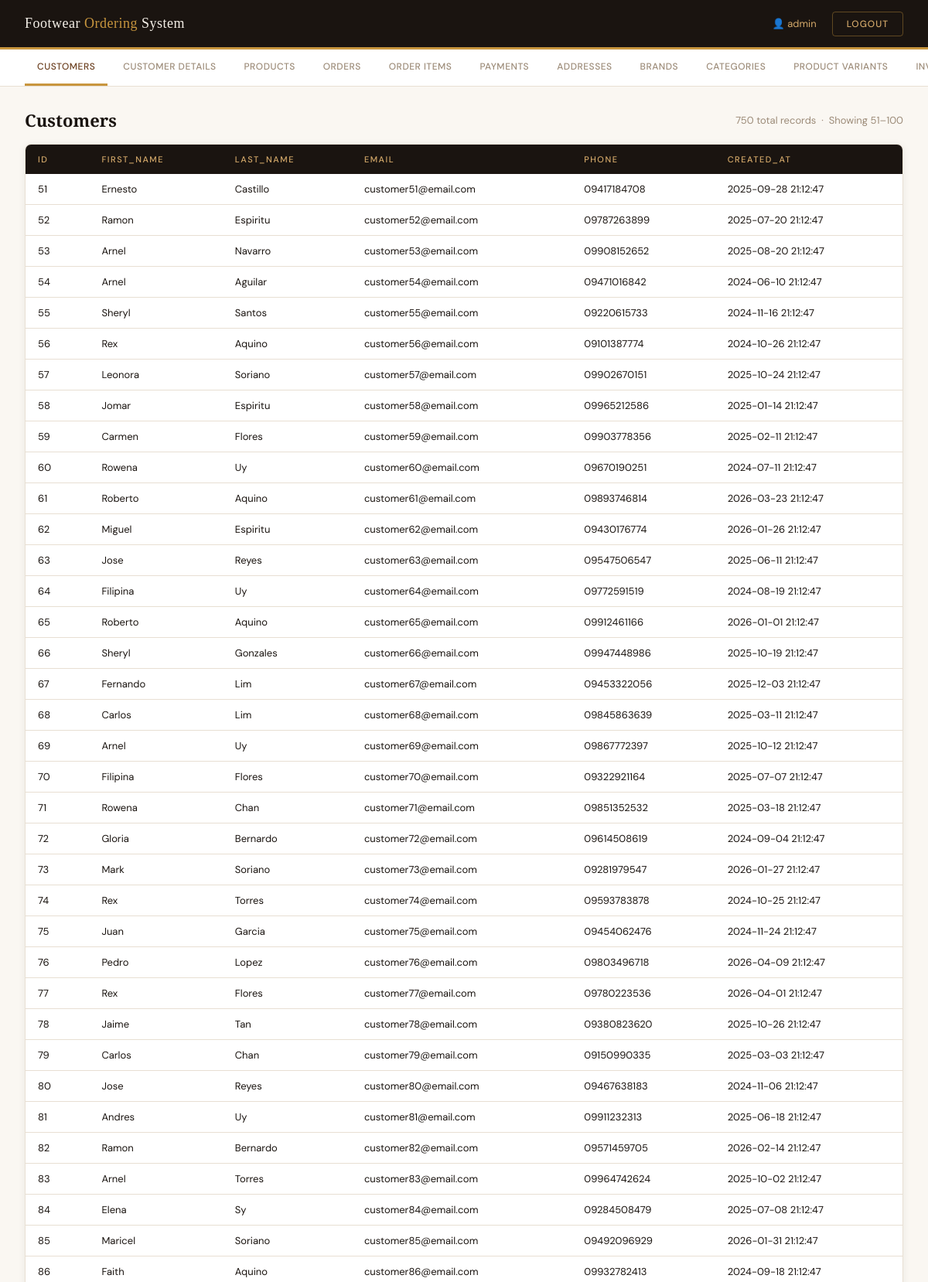
Screenshot of /view2.php?table=customers&page=2 (signed in, upper part) with the database file from the repository.
### tables this page shows
CREATE TABLE `customers` (
  `id` int(11) NOT NULL AUTO_INCREMENT,
  `first_name` varchar(80) NOT NULL,
  `last_name` varchar(80) NOT NULL,
  `email` varchar(150) NOT NULL,
  `phone` varchar(30) DEFAULT NULL,
  `created_at` timestamp NOT NULL DEFAULT current_timestamp(),
  PRIMARY KEY (`id`),
  UNIQUE KEY `email` (`email`)
);

### view2.php (the view, shortened to what this page needs)
<?php
$servername = getenv('MYSQLHOST')     ?: 'localhost';
$username   = getenv('MYSQLUSER')     ?: 'root';
$password   = getenv('MYSQLPASSWORD') ?: '';
$dbname     = getenv('MYSQLDATABASE') ?: 'footwear';
$port       = getenv('MYSQLPORT')     ?: 3306;
$conn = new mysqli($servername, $username, $password, $dbname, $port);
$table  = isset($_GET["table"]) ? $_GET["table"] : "customers";
$tables = ["customers","customer_details","products","orders","order_items",
           "payments","addresses","brands","categories",
           "product_variants","inventory","locations"];
$limit       = 50;
$page        = isset($_GET["page"]) ? (int)$_GET["page"] : 1;
$offset      = ($page - 1) * $limit;
$total_result = $conn->query("SELECT COUNT(*) AS total FROM $table");
$total_row    = $total_result->fetch_assoc();
$total        = $total_row["total"];
$result = $conn->query("SELECT * FROM $table LIMIT $limit OFFSET $offset");
?>
<!DOCTYPE html>
<html lang="en">
<head>
</head>
<body>
<header>
    <div class="header-brand">Footwear <span>Ordering</span> System</div>
    <div class="header-right">
        <span class="header-user">👤 <?= htmlspecialchars($_SESSION["username"]) ?></span>
        <a href="logout.php" class="btn-logout">Logout</a>
    </div>
</header>
<nav class="table-nav">
    <?php foreach ($tables as $t): ?>
        <a href="?table=<?= $t ?>" <?= $t === $table ? 'class="active"' : '' ?>>
            <?= ucfirst(str_replace('_', ' ', $t)) ?>
        </a>
    <?php endforeach; ?>
</nav>
<main>
    <div class="table-header">
        <h2 class="table-title"><?= ucfirst(str_replace('_', ' ', $table)) ?></h2>
        <span class="table-meta">
            <?= $total ?> total records &nbsp;·&nbsp;
            Showing <?= $offset + 1 ?>–<?= min($offset + $limit, $total) ?>
        </span>
    </div>
    <div class="table-wrapper">
        <?php if ($result && $result->num_rows > 0): ?>
        <table>
            <thead>
                <tr>
                    <?php
                    $fields = $result->fetch_fields();
                    foreach ($fields as $field) {
                        echo "<th>" . htmlspecialchars($field->name) . "</th>";
                    }
                    ?>
                </tr>
            </thead>
            <tbody>
                <?php while ($row = $result->fetch_assoc()): ?>
                <tr>
                    <?php foreach ($row as $value): ?>
                        <?php if (is_null($value)): ?>
                            <td class="null-val">NULL</td>
                        <?php else: ?>
                            <td title="<?= htmlspecialchars($value) ?>">
                                <?= htmlspecialchars($value) ?>
                            </td>
                        <?php endif; ?>
                    <?php endforeach; ?>
                </tr>
                <?php endwhile; ?>
            </tbody>
        </table>
        <?php endif; ?>
    </div>
</main>
</body>
</html>

### view2.php (style rules this page uses)
*, *::before, *::after { box-sizing: border-box; margin: 0; padding: 0; }
:root { --cream: #F5F0E8; --dark: #1A1410; --brown: #6B3F1F; --gold: #C8963E; --tan: #D4A96A; --light: #FAF7F2; --muted: #9C8B78; --border: #E8DFD3; }
body { font-family: 'DM Sans', sans-serif; background: var(--light); color: var(--dark); min-height: 100vh; }
header { background: var(--dark); padding: 0 32px; display: flex; align-items: center; justify-content: space-between; height: 64px; position: sticky; top: 0; z-index: 100; border-bottom: 3px solid var(--gold); }
.header-brand { font-family: 'Playfair Display', serif; font-size: 18px; color: var(--cream); letter-spacing: 0.5px; }
.header-brand span { color: var(--gold); }
.header-right { display: flex; align-items: center; gap: 20px; }
.header-user { font-size: 13px; color: var(--tan); }
.btn-logout { padding: 7px 18px; background: transparent; border: 1.5px solid rgba(200,150,62,0.4); border-radius: 4px; color: var(--tan); font-family: 'DM Sans', sans-serif; font-size: 12px; font-weight: 500; letter-spacing: 1px; text-decoration: none; text-transform: uppercase; transition: all 0.2s; }
.table-nav { background: #fff; border-bottom: 1px solid var(--border); padding: 0 32px; display: flex; gap: 4px; overflow-x: auto; }
.table-nav a { display: inline-block; padding: 14px 16px; font-size: 12px; font-weight: 500; letter-spacing: 0.5px; text-transform: uppercase; color: var(--muted); text-decoration: none; border-bottom: 3px solid transparent; white-space: nowrap; transition: all 0.2s; }
.table-nav a.active { color: var(--brown); border-bottom-color: var(--gold); }
main { padding: 28px 32px; }
.table-header { display: flex; align-items: center; justify-content: space-between; margin-bottom: 16px; }
.table-title { font-family: 'Playfair Display', serif; font-size: 22px; color: var(--dark); }
.table-meta { font-size: 13px; color: var(--muted); }
.table-wrapper { background: #fff; border: 1px solid var(--border); border-radius: 8px; overflow: auto; box-shadow: 0 2px 12px rgba(26,20,16,0.06); }
table { width: 100%; border-collapse: collapse; font-size: 13px; }
thead tr { background: var(--dark); }
thead th { padding: 12px 16px; text-align: left; color: var(--tan); font-weight: 500; font-size: 11px; letter-spacing: 1.5px; text-transform: uppercase; white-space: nowrap; }
tbody tr { border-bottom: 1px solid var(--border); transition: background 0.15s; }
tbody td { padding: 11px 16px; color: var(--dark); white-space: nowrap; max-width: 220px; overflow: hidden; text-overflow: ellipsis; }

### rows the page displays
customers: id "51", first_name "Ernesto", last_name "Castillo", email "customer51@email.com", phone "09417184708", created_at "2025-09-28 21:12:47"
customers: id "52", first_name "Ramon", last_name "Espiritu", email "customer52@email.com", phone "09787263899", created_at "2025-07-20 21:12:47"
customers: id "53", first_name "Arnel", last_name "Navarro", email "customer53@email.com", phone "09908152652", created_at "2025-08-20 21:12:47"
customers: id "54", first_name "Arnel", last_name "Aguilar", email "customer54@email.com", phone "09471016842", created_at "2024-06-10 21:12:47"
customers: id "55", first_name "Sheryl", last_name "Santos", email "customer55@email.com", phone "09220615733", created_at "2024-11-16 21:12:47"
customers: id "56", first_name "Rex", last_name "Aquino", email "customer56@email.com", phone "09101387774", created_at "2024-10-26 21:12:47"
customers: id "57", first_name "Leonora", last_name "Soriano", email "customer57@email.com", phone "09902670151", created_at "2025-10-24 21:12:47"
customers: id "58", first_name "Jomar", last_name "Espiritu", email "customer58@email.com", phone "09965212586", created_at "2025-01-14 21:12:47"
customers: id "59", first_name "Carmen", last_name "Flores", email "customer59@email.com", phone "09903778356", created_at "2025-02-11 21:12:47"
customers: id "60", first_name "Rowena", last_name "Uy", email "customer60@email.com", phone "09670190251", created_at "2024-07-11 21:12:47"
customers: id "61", first_name "Roberto", last_name "Aquino", email "customer61@email.com", phone "09893746814", created_at "2026-03-23 21:12:47"
customers: id "62", first_name "Miguel", last_name "Espiritu", email "customer62@email.com", phone "09430176774", created_at "2026-01-26 21:12:47"
customers: id "63", first_name "Jose", last_name "Reyes", email "customer63@email.com", phone "09547506547", created_at "2025-06-11 21:12:47"
customers: id "64", first_name "Filipina", last_name "Uy", email "customer64@email.com", phone "09772591519", created_at "2024-08-19 21:12:47"
customers: id "65", first_name "Roberto", last_name "Aquino", email "customer65@email.com", phone "09912461166", created_at "2026-01-01 21:12:47"
customers: id "66", first_name "Sheryl", last_name "Gonzales", email "customer66@email.com", phone "09947448986", created_at "2025-10-19 21:12:47"
customers: id "67", first_name "Fernando", last_name "Lim", email "customer67@email.com", phone "09453322056", created_at "2025-12-03 21:12:47"
customers: id "68", first_name "Carlos", last_name "Lim", email "customer68@email.com", phone "09845863639", created_at "2025-03-11 21:12:47"
customers: id "69", first_name "Arnel", last_name "Uy", email "customer69@email.com", phone "09867772397", created_at "2025-10-12 21:12:47"
customers: id "70", first_name "Filipina", last_name "Flores", email "customer70@email.com", phone "09322921164", created_at "2025-07-07 21:12:47"
customers: id "71", first_name "Rowena", last_name "Chan", email "customer71@email.com", phone "09851352532", created_at "2025-03-18 21:12:47"
customers: id "72", first_name "Gloria", last_name "Bernardo", email "customer72@email.com", phone "09614508619", created_at "2024-09-04 21:12:47"
customers: id "73", first_name "Mark", last_name "Soriano", email "customer73@email.com", phone "09281979547", created_at "2026-01-27 21:12:47"
customers: id "74", first_name "Rex", last_name "Torres", email "customer74@email.com", phone "09593783878", created_at "2024-10-25 21:12:47"
customers: id "75", first_name "Juan", last_name "Garcia", email "customer75@email.com", phone "09454062476", created_at "2024-11-24 21:12:47"
customers: id "76", first_name "Pedro", last_name "Lopez", email "customer76@email.com", phone "09803496718", created_at "2026-04-09 21:12:47"
customers: id "77", first_name "Rex", last_name "Flores", email "customer77@email.com", phone "09780223536", created_at "2026-04-01 21:12:47"
customers: id "78", first_name "Jaime", last_name "Tan", email "customer78@email.com", phone "09380823620", created_at "2025-10-26 21:12:47"
customers: id "79", first_name "Carlos", last_name "Chan", email "customer79@email.com", phone "09150990335", created_at "2025-03-03 21:12:47"
customers: id "80", first_name "Jose", last_name "Reyes", email "customer80@email.com", phone "09467638183", created_at "2024-11-06 21:12:47"
customers: id "81", first_name "Andres", last_name "Uy", email "customer81@email.com", phone "09911232313", created_at "2025-06-18 21:12:47"
customers: id "82", first_name "Ramon", last_name "Bernardo", email "customer82@email.com", phone "09571459705", created_at "2026-02-14 21:12:47"
customers: id "83", first_name "Arnel", last_name "Torres", email "customer83@email.com", phone "09964742624", created_at "2025-10-02 21:12:47"
customers: id "84", first_name "Elena", last_name "Sy", email "customer84@email.com", phone "09284508479", created_at "2025-07-08 21:12:47"
customers: id "85", first_name "Maricel", last_name "Soriano", email "customer85@email.com", phone "09492096929", created_at "2026-01-31 21:12:47"
customers: id "86", first_name "Faith", last_name "Aquino", email "customer86@email.com", phone "09932782413", created_at "2024-09-18 21:12:47"

### other values shown
$_SESSION["username"] "admin"
str_replace('_', ' ', $t) "CUSTOMERS"
str_replace('_', ' ', $t) "CUSTOMER DETAILS"
str_replace('_', ' ', $t) "PRODUCTS"
str_replace('_', ' ', $t) "ORDERS"
str_replace('_', ' ', $t) "ORDER ITEMS"
str_replace('_', ' ', $t) "PAYMENTS"
str_replace('_', ' ', $t) "ADDRESSES"
str_replace('_', ' ', $t) "BRANDS"
str_replace('_', ' ', $t) "CATEGORIES"
str_replace('_', ' ', $t) "PRODUCT VARIANTS"
str_replace('_', ' ', $table) "Customers"
$total "750"
$offset + 1 "51"
min($offset + $limit, $total) "100"
